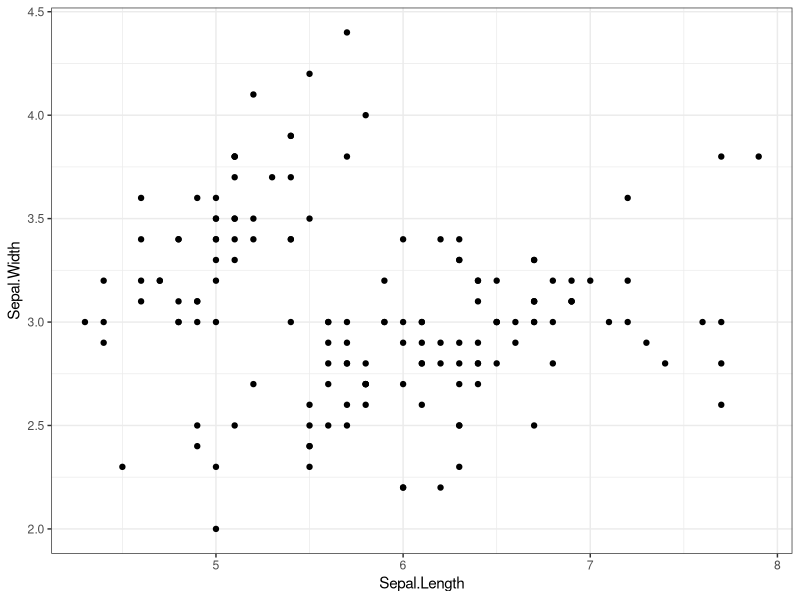
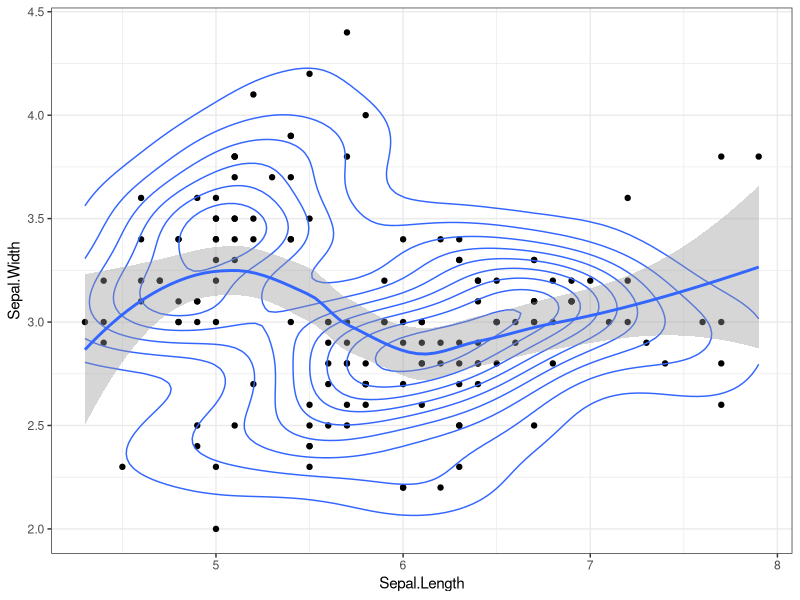
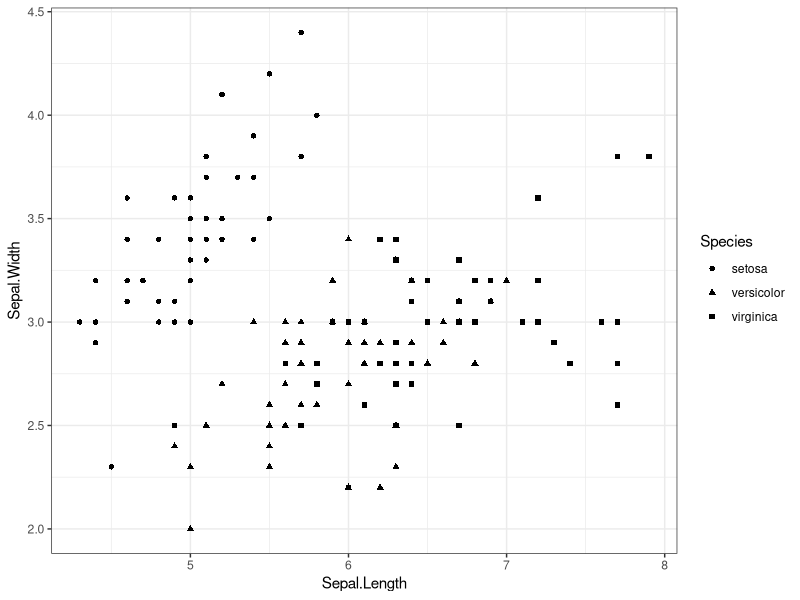
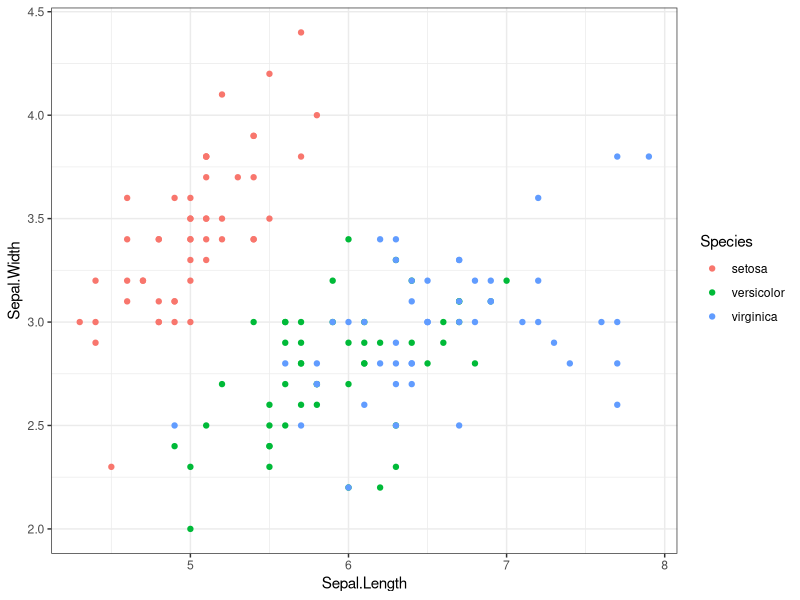
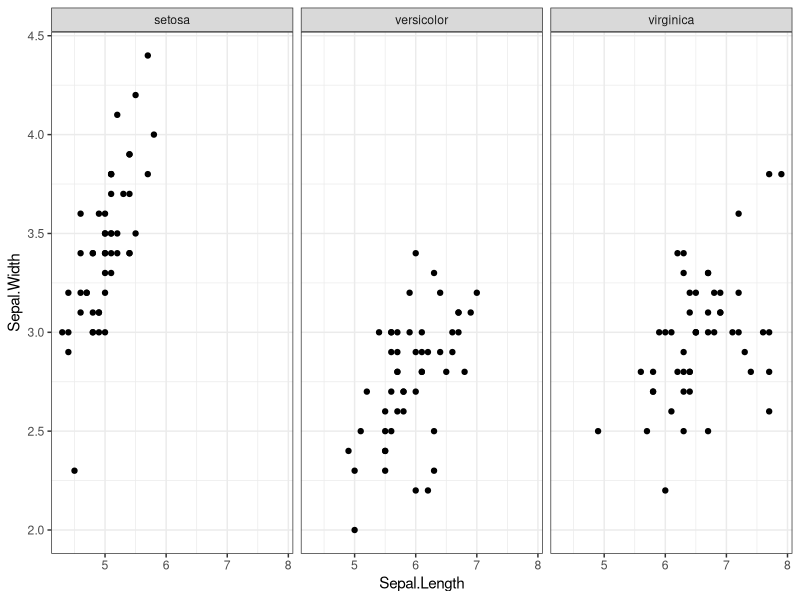

The R source for these figures, in order: (Note: this script raises an error after producing the figures.)
###############################################
#          SOURCE CODE FOR CHAPTER 2          #
###############################################

# INSTALLING AND LOADING THE TIDYVERSE ----
# install and load together (recommended)
install.packages("tidyverse") # only needed once on any R installation
library(tidyverse)

# or install and load individually as needed
# install.packages(c("tibble", "dplyr", "ggplot2", "tidyr"))
# library(tibble)
# library(dplyr)
# library(ggplot2)
# library(tidyr)

# CREATING TIBBLES WITH tibble() ----
myTib <- tibble(x =  1:4, 
                y = c("london", "beijing", "las vegas", "berlin"))

myTib

# CONVERTING DATA FRAMES TO TIBBLES WITH as_tibble() ----
myDf <- data.frame(x =  1:4, 
                   y = c("london", "beijing", "las vegas", "berlin"))

dfToTib <- as_tibble(myDf)

dfToTib

# TIBBLES DON'T CONVERT STRINGS TO FACTORS BY DEFAULT ----
myDf <- data.frame(x =  1:4, 
                   y = c("london", "beijing", "las vegas", "berlin"))

myDfNotFactor <- data.frame(x =  1:4, 
                            y = c("london", "beijing", "las vegas", "berlin"),
                            stringsAsFactors = FALSE)

myTib <- tibble(x =  1:4, 
                y = c("london", "beijing", "las vegas", "berlin"))

class(myDf$y)

class(myDfNotFactor$y)

class(myTib$y)

# IF YOU WANT TO CREATE A FACTOR, WRAP THE c() FUNCTION INSIDE factor() ----
myTib <- tibble(x =  1:4, 
                y = factor(c("london", "beijing", "las vegas", "berlin")))
myTib

# PRINTING A TIBBLE KEEPS THE OUTPUT CONCISE ----
data(starwars)

starwars

as.data.frame(starwars)

# SUBSETTING WITH [ ALWAYS RETURNS ANOTHER TIBBLE ----
myDf[, 1]

myTib[, 1]

myTib[[1]]

myTib$x

# VARIABLE CREATION IN tibble() IS SEQUENTIAL ----
sequentialTib <- tibble(nItems = c(12, 45, 107),
                        cost = c(0.5, 1.2, 1.8),
                        totalWorth = nItems * cost)

sequentialTib

# EXPLORING THE CO2 DATASET ----
data(CO2)

CO2tib <- as_tibble(CO2)

CO2tib

# SELECTING COLUMNS WITH select() ----
selectedData <- select(CO2tib, 1, 2, 3, 5)

selectedData

# FILTERING DATA WITH filter() ----
filteredData <- filter(selectedData, uptake > 16)

filteredData

# GROUPING DATA WITH group_by() ----
groupedData <- group_by(filteredData, Plant)

groupedData

# SUMMARIZING DATA WITH summarize() ----
summarizedData <- summarize(groupedData, meanUp = mean(uptake), 
                            sdUp = sd(uptake))

summarizedData

# CREATING NEW VARIABLES WITH mutate() ----
mutatedData <- mutate(summarizedData,  CV = (sdUp / meanUp) * 100)

mutatedData

# ARRANGING DATA WITH arrange() ----
arrangedData <- arrange(mutatedData, CV)

arrangedData

# USING THE %>% ("PIPE") OPERATOR ----
c(1, 4, 7, 3, 5) %>% mean()

# COMBINING DPLYR VERBS WITH THE %>% OPERATOR ----
arrangedData <- CO2tib %>%
  select(c(1:3, 5)) %>%
  filter(uptake > 16) %>%
  group_by(Plant) %>%
  summarize(meanUp = mean(uptake), sdUp = sd(uptake)) %>%
  mutate(CV = (sdUp / meanUp) * 100) %>%
  arrange(CV)

arrangedData

# PLOTTING THE IRIS DATASET WITH ggplot() ----
data(iris)
myPlot <- ggplot(iris, aes(x = Sepal.Length, y = Sepal.Width)) +
  geom_point() +
  theme_bw()

myPlot

# ADDING ADDITIONAL GEOMETRIC OBJECTS ("GEOMS") AS PLOT LAYERS ----
myPlot +
  geom_density_2d() +
  geom_smooth()

# MAPPING SPECIES TO THE SHAPE AND COLOR AESTHETICS ----
ggplot(iris, aes(x = Sepal.Length, y = Sepal.Width, shape = Species)) +
  geom_point()  +
  theme_bw()

ggplot(iris, aes(x = Sepal.Length, y = Sepal.Width, col = Species)) +
  geom_point()  +
  theme_bw()

# FACETING BY SPECIES ----
ggplot(iris, aes(x = Sepal.Length, y = Sepal.Width)) +
  facet_wrap(~ Species) +
  geom_point()  +
  theme_bw()

# CREATING AN UNTIDY TIBBLE ----
patientData <- tibble(Patient = c("A", "B", "C"),
                      Month0 = c(21, 17, 29),
                      Month3 = c(20, 21, 27),
                      Month6 = c(21, 22, 23))

patientData

# CONVERTING UNTIDY DATA TO TIDY FORMA USING gather() ----
tidyPatientData <- gather(patientData, key = Month, 
                          value = BMI, -Patient)
tidyPatientData

# or the same can be achieved with:
gather(patientData, key = Month, value = BMI, Month0:Month6)
# or:
gather(patientData, key = Month, value = BMI, c(Month0, Month3, Month6))

# CONVERTING DATA INTO WIDE FORMAT WITH spread() ----
spread(tidyPatientData, key = Month, value = BMI)

# EXAMPLE OF PURE FUNCTION VS ONE WITH SIDE EFFECTS ----
a <- 20

pure <- function() {
  a <- a + 1
  a
}

side_effect <- function() {
  a <<- a + 1
  a
}

c(pure(), pure())

c(side_effect(), side_effect())

# USING purrr FUNCTIONS FOR VECTORIZATION ----
listOfNumerics <- list(a = rnorm(5), 
                       b = rnorm(9),
                       c = rnorm(10))

listOfNumerics

elementLengths <- vector("list", length = 3)

for(i in seq_along(listOfNumerics)) {
  elementLengths[[i]] <- length(listOfNumerics[[i]])
}

elementLengths

map(listOfNumerics, length)

map_int(listOfNumerics, length)

map_chr(listOfNumerics, length)

map_lgl(listOfNumerics, length)

map_df(listOfNumerics, length)

map(listOfNumerics, ~. + 2)

par(mfrow = c(1, 3))

walk(listOfNumerics, hist)

iwalk(listOfNumerics, ~hist(.x, main = .y))

multipliers <- list(0.5, 10, 3)

map2(.x = listOfNumerics, .y = multipliers, ~.x * .y)

arguments <- expand.grid(n = c(100, 200),
                         mean = c(1, 10),
                         sd = c(1, 10))

arguments

par(mfrow = c(2, 4))

pmap(arguments, rnorm) %>%
  iwalk(~hist(.x, main = paste("Element", .y)))

# SOLUTIONS TO EXERCISES ----
# 1
library(tidyverse)

data(mtcars)

mtcarsTib <- as_tibble(mtcars)

summary(mtcarsTib)

# 2
select(mtcarsTib, c(-qsec, -vs))
# or
select(mtcarsTib, c(-7, -8))

# 3
filter(mtcarsTib, cyl != 8)

# 4
mtcarsTib %>%
  group_by(gear) %>%
  summarize(mpgMed = median(mpg), dispMed = median(disp)) %>%
  mutate(mpgOverDisp = mpgMed / dispMed)

# 5
ggplot(mtcarsTib, aes(drat, wt, col = carb)) +
  geom_point()

ggplot(mtcarsTib, aes(drat, wt, col = as.factor(carb))) +
  geom_point()

# 6
gather(mtcarsTib, key = "variable", value = "value", c(vs, am, gear, carb))
# or
gather(mtcarsTib, key = "variable", value = "value", c(8:11))

# 7
map_lgl(mtcars, ~sum(.) > 1000)
# or
map_lgl(mtcars, function(.) sum(.) > 1000)
